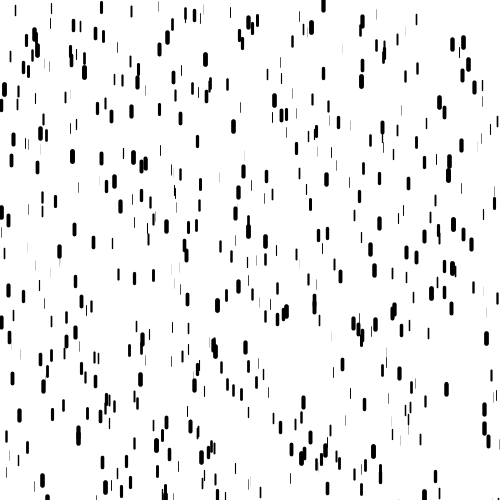
Frame 1 (no input)
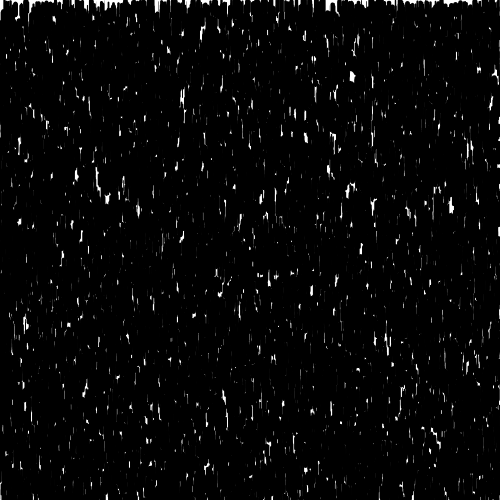
Frame 60 (the mouse pressed at the canvas centre just before this capture)
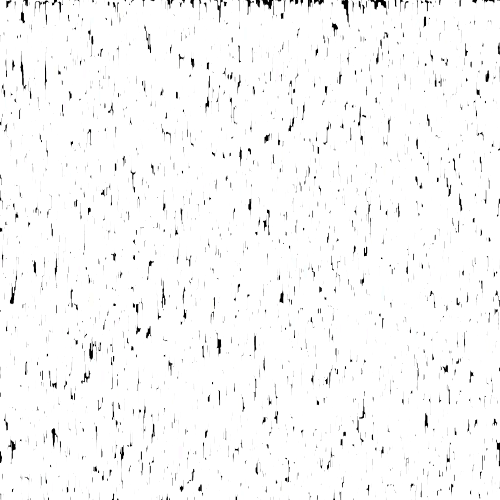
Frame 120 (the mouse held since frame 60 and released just before this capture)

The Processing sketch that drew these frames (run headless with seeded random() and noise(); from frame 60 on, the mouse is pressed at the canvas centre):

// Processing sketch: processing_93456
// ── processing_93456.pde

int a;
int b;
int c;
void setup() {
size (500,500);
background (255); 
}
void draw () {
for (int a=0;a<500;a+=1) {

b = int(random(width));
//background(255);//
stroke(mouseX*random(1,10),mouseY*random(1,10),mouseY*random(1,10));
strokeWeight(random(5));
line(b,a,b,a+10); 
}
}
